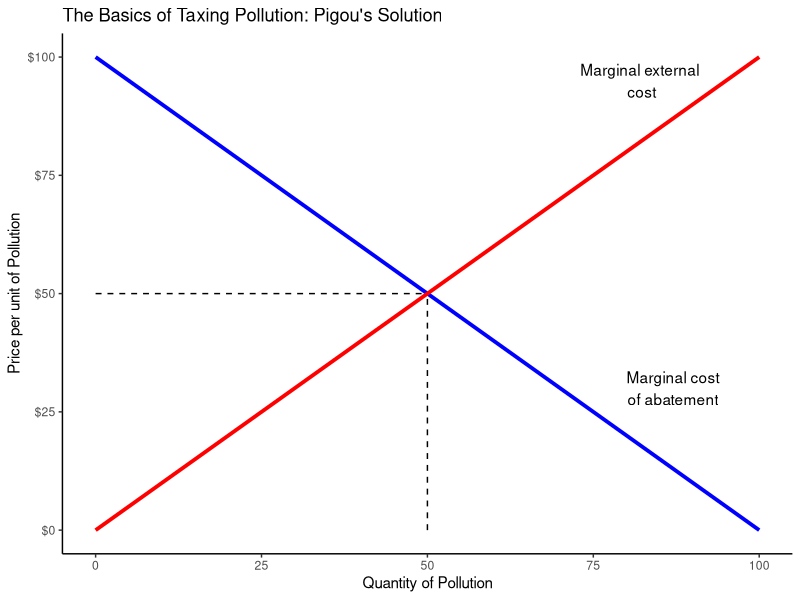
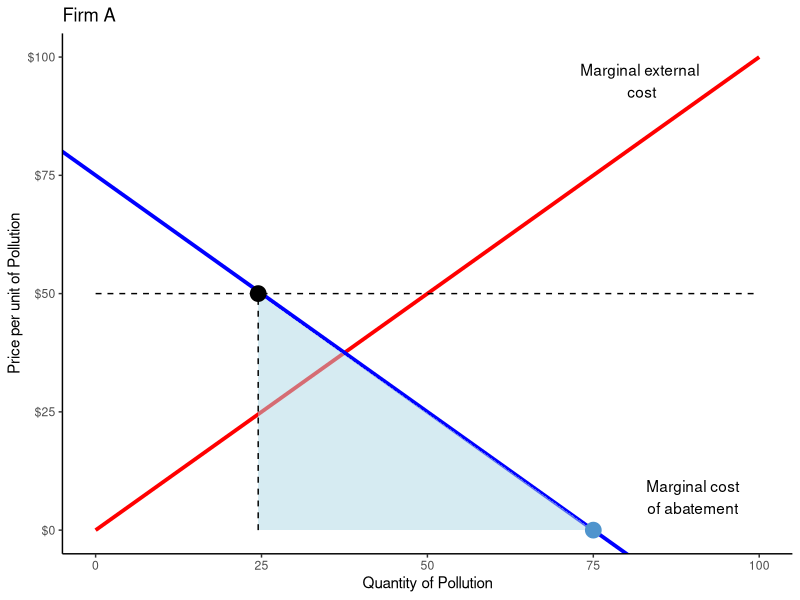
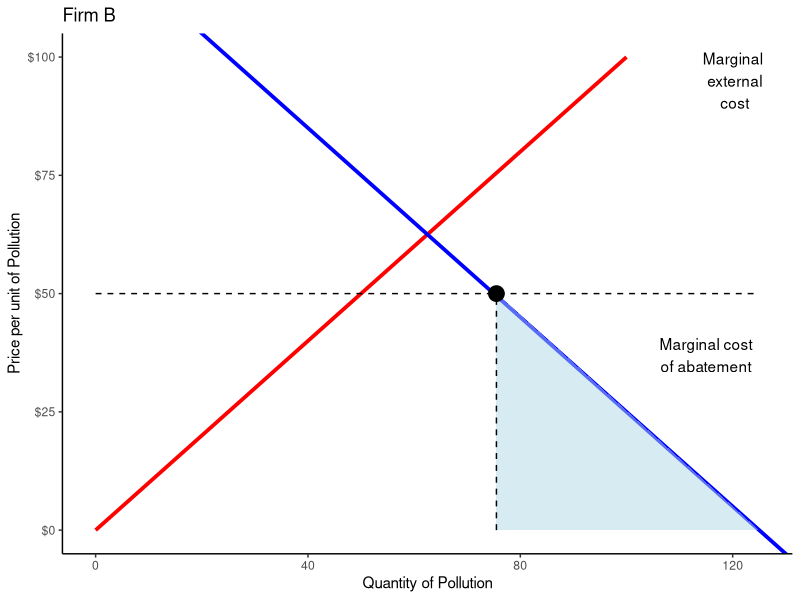

Write the R code that produced these figures, in order. (Note: this script raises an error after producing the figures.)
## ---- chunk 1
##xaringan::inf_mr()
## For offline work: https://bookdown.org/yihui/rmarkdown/some-tips.html#working-offline
## Images not appearing? Put images folder inside the libs folder as that is the main data directory

library(tidyverse)
library(readxl)
##library(stargazer)
##library(kableExtra)
##library(modelr)

knitr::opts_chunk$set(echo = FALSE,
                      eval = TRUE,
                      error = FALSE,
                      message = FALSE,
                      warning = FALSE,
                      comment = NA)

library(gganimate)
## ---- chunk 2
## Let's build supply and demand curves that move with regulations increasing MC
## Have to install transformr for lines moving
library(gganimate)

d1 <- tibble(
  Quantity = 1:100,
  Supply1 = 12 + .5*Quantity,
  Supply2 = 42 + .5*Quantity,
  Demand = 100 - 1*Quantity
) |>
  pivot_longer(cols = Supply1:Supply2, names_to = "Scenario", values_to = "Value")

d1 |>
  ggplot(aes(x = Quantity)) +
  geom_line(aes(y = Demand), color = "red", size = 1.2) +
  geom_line(aes(y = Value), color = "blue", size = 1.2) +
  theme_classic() +
  coord_cartesian(xlim = c(0, 125)) +
  scale_x_continuous(breaks = seq(0, 100, 20)) +
  scale_y_continuous(breaks = seq(0, 100, 20), limits = c(0, 100)) +
  labs(x = "Quantity Produced", y = "Price per Widget",
       title = "C&C Regulations: Increasing the MCs") +
  annotate("text", x = 115, y = 5, label = "Demand", size = 5, color = "red", hjust = .5) +
  annotate("text", x = 119, y = 80, label = "Marginal\nCost", size = 5, color = "blue", hjust = .5) +
  transition_states(Scenario, wrap=FALSE) +
  shadow_wake(wake_length = .5, colour = "grey")
## ---- chunk 3
tibble(
  Abatement_cost = 0:100,
  Pollution = 0:100
) |>
  ggplot(aes(x = Pollution, y = Abatement_cost)) +
  geom_point(color = "white") +
  theme_classic() +
  scale_y_continuous(breaks = seq(0, 100, 25), labels = str_c("$", seq(0, 100, 25))) +
  labs(x = "Quantity of Pollution", y = "Price per unit of Pollution") +
  annotate("segment", x = 0, xend = 100, y = 100, yend = 0, color = "blue", size = 1.3) +
  annotate("text", x = 87, y = 30, label = "Marginal cost\nof abatement") +
  annotate("segment", x = 0, xend = 100, y = 0, yend = 100, color = "red", size = 1.3) +
  annotate("text", x = 82, y = 95, label = "Marginal external\n cost") +
  annotate("segment", x = 50, xend = 50, y = 0, yend = 50, linetype = "dashed") +
  annotate("segment", x = 0, xend = 50, y = 50, yend = 50, linetype = "dashed") +
  ggtitle("The Basics of Taxing Pollution: Pigou's Solution")
## ---- chunk 4
## Niskanen examples in Fig 2a and 2b
## Green tax approach: $50 tax
p3 <- tibble(
  Abatement_cost = 0:100,
  Pollution = 0:100
) |>
  ggplot(aes(x = Pollution, y = Abatement_cost)) +
  geom_point(color = "white") +
  theme_classic() +
  #coord_cartesian(xlim = c(0, 125)) +
  #scale_x_continuous(breaks = seq(0, 100, 25), limits = c(0,100)) +
  scale_y_continuous(breaks = seq(0, 100, 25), labels = str_c("$", seq(0, 100, 25))) +
  labs(x = "Quantity of Pollution", y = "Price per unit of Pollution") 

p4a <- p3 +
  annotate("segment", x = 0, xend = 100, y = 0, yend = 100, color = "red", size = 1.3) +
  annotate("text", x = 82, y = 95, label = "Marginal external\n cost") +
  geom_abline(intercept = 75, slope = -1, color = "blue", size = 1.3) +
  annotate("text", x = 90, y = 7, label = "Marginal cost\nof abatement") +
  ggtitle("Firm A") 

p4a +
  annotate("polygon", x = c(24.5, 75, 24.5), y = c(0, 0, 50), fill = "lightblue", alpha = .5) +
  annotate("point", x = 75, y = 0, size = 5, color = "steelblue3") +
  annotate("segment", x = 0, xend = 100, y = 50, yend = 50, linetype = "dashed") +
  annotate("point", x = 24.5, y = 50, size = 5) +
  annotate("segment", x = 24.5, xend = 24.5, y = 0, yend = 50, linetype = "dashed")
## ---- chunk 5
p4b <- p3 +
  annotate("segment", x = 0, xend = 100, y = 0, yend = 100, color = "red", size = 1.3) +
  annotate("text", x = 120, y = 95, label = "Marginal\n external\n cost") +
  geom_abline(intercept = 125, slope = -1, color = "blue", size = 1.3) +
  annotate("text", x = 115, y = 37, label = "Marginal cost\nof abatement") +
  ggtitle("Firm B") +
  coord_cartesian(xlim = c(0, 125))

p4b +
  annotate("polygon", x = c(75.5, 125, 75.5), y = c(0, 0, 50), fill = "lightblue", alpha = .5) +
  annotate("point", x = 75.5, y = 50, size = 5) +
  annotate("segment", x = 0, xend = 125, y = 50, yend = 50, linetype = "dashed") +
  annotate("segment", x = 75.5, xend = 75.5, y = 0, yend = 50, linetype = "dashed")
## ---- chunk 6
## ANIMATED: Falling Abatement Costs
d2 <- tibble(
  Quantity = 1:100,
  Abatement_cost1 = 100 + -1*Quantity,
  Abatement_cost2 = 80 + -1*Quantity,
  External_cost = 0 + 1*Quantity
) |>
  pivot_longer(cols = Abatement_cost1:Abatement_cost2, names_to = "Scenario", values_to = "Value") |>
  mutate(
    Emitted = if_else(Scenario == "Abatement_cost1", 50, 29),
    Taxed = 50
  )

d2 |>
  ggplot(aes(x = Quantity)) +
  geom_line(aes(y = External_cost), color = "red", size = 1.2) +
  geom_line(aes(y = Value), color = "blue", size = 1.2) +
  theme_classic() +
  #coord_cartesian(xlim = c(0, 125)) +
  scale_x_continuous(limits = c(0, 100)) +
  scale_y_continuous(breaks = seq(0, 100, 25), labels = str_c("$", seq(0, 100, 25)), limits = c(0, 100)) +
  labs(x = "Quantity of Pollution", y = "Price per unit of Pollution",
       title = "Lowering your abatements costs...") +
  annotate("segment", x = 0, xend = 100, y = 50, yend = 50, linetype = "dashed") +
  annotate("text", x = 87, y = 30, label = "Marginal cost\nof abatement") +
  annotate("text", x = 82, y = 95, label = "Marginal external\n cost") +
  transition_states(Scenario, wrap=FALSE) +
  #shadow_wake(wake_length = .25, colour = "grey") +
  geom_segment(aes(x = Emitted, xend = Emitted, y = 0, yend = Taxed), linetype = "dashed") +
  geom_point(aes(x = Emitted, y = Taxed), size = 5) +
  geom_point(aes(x = Emitted, y = Emitted), size = 5)
  # annotate("segment", x = 50, xend = 50, y = 0, yend = 50, linetype = "dashed") +
  # annotate("segment", x = 29, xend = 29, y = 0, yend = 50, linetype = "dashed")
## ---- chunk 7
## ANIMATED: Falling MC
d1 <- tibble(
  Quantity = 1:100,
  Supply1 = 42 + .5*Quantity,
  Supply2 = 22 + .5*Quantity,
  Demand = 100 - 1*Quantity
) |>
  pivot_longer(cols = Supply1:Supply2, names_to = "Scenario", values_to = "Value")

d1 |>
  ggplot(aes(x = Quantity)) +
  geom_line(aes(y = Demand), color = "red", size = 1.2) +
  geom_line(aes(y = Value), color = "blue", size = 1.2) +
  theme_classic() +
  coord_cartesian(xlim = c(0, 125)) +
  scale_x_continuous(breaks = seq(0, 100, 20)) +
  scale_y_continuous(breaks = seq(0, 100, 20), limits = c(0, 100)) +
  labs(x = "Quantity Produced", y = "Price per Widget",
       title = "...lowers your marginal costs overall") +
  annotate("text", x = 115, y = 5, label = "Demand", size = 5, color = "red", hjust = .5) +
  annotate("text", x = 119, y = 85, label = "Supply\n(MC)", size = 5, color = "blue", hjust = .5) +
  transition_states(Scenario, wrap=FALSE) #+
  #shadow_wake(wake_length = .5, colour = "grey")
## ---- chunk 8
## ANIMATED: Falling Abatement Costs
d3 <- tibble(
  Quantity = 1:100,
  Abatement_cost1 = 100 + -1*Quantity,
  Abatement_cost2 = 70 + -1*Quantity,
  External_cost = 0 + 1*Quantity
) |>
  pivot_longer(cols = Abatement_cost1:Abatement_cost2, names_to = "Scenario", values_to = "Value") |>
  mutate(
    Emitted = if_else(Scenario == "Abatement_cost1", 50, 35)
  )

d3 |>
  ggplot(aes(x = Quantity)) +
  geom_line(aes(y = External_cost), color = "red", size = 1.2) +
  geom_line(aes(y = Value), color = "blue", size = 1.2) +
  theme_classic() +
  scale_x_continuous(limits = c(0, 100)) +
  scale_y_continuous(breaks = seq(0, 100, 25), labels = str_c("$", seq(0, 100, 25)), limits = c(0, 100)) +
  labs(x = "Quantity of Pollution", y = "Price per unit of Pollution",
       title = "Green subsidies directly lower the abatement costs") +
  annotate("text", x = 87, y = 30, label = "Marginal cost\nof abatement") +
  annotate("text", x = 82, y = 95, label = "Marginal external\n cost") +
  transition_states(Scenario, wrap=FALSE) +
  #shadow_wake(wake_length = .05, colour = "grey") +
  geom_segment(aes(x = 0, xend = Emitted, y = Emitted, yend = Emitted), linetype = "dashed") +
  geom_segment(aes(x = Emitted, xend = Emitted, y = 0, yend = Emitted), linetype = "dashed") +
  geom_point(aes(x = Emitted, y = Emitted), size = 5)
## ---- chunk 9
## Dirty Firm: Animate decreasing demand line
library(gganimate)

d10a <- tibble(
  Quantity = 1:100,
  Demand1 = 100 - 1*Quantity,
  Demand2 = 80 - 1*Quantity,
  Supply = 0 + 1*Quantity
) |>
  pivot_longer(cols = Demand1:Demand2, names_to = "Scenario", values_to = "Value")

d10a |>
  ggplot(aes(x = Quantity)) +
  annotate("segment", x = 0, xend = 100, y = 100, yend = 0, color = "darkgrey", size = 1.25) +
  geom_line(aes(y = Value), color = "red", size = 1.2) +
  geom_line(aes(y = Supply), color = "blue", size = 1.2) +
  theme_classic() +
  coord_cartesian(xlim = c(0, 125)) +
  scale_x_continuous(breaks = seq(0, 100, 20)) +
  scale_y_continuous(breaks = seq(0, 100, 20), limits = c(0, 100)) +
  labs(x = "Quantity Produced", y = "Price per Widget",
       title = "Consumer Subsidies: Leaving a Dirty Firm Behind") +
  annotate("text", x = 115, y = 5, label = "Demand", size = 5, color = "red", hjust = .5) +
  annotate("text", x = 119, y = 85, label = "Supply\n(MC)", size = 5, color = "blue", hjust = .5) +
  transition_states(Scenario, wrap=FALSE)
## ---- chunk 10
## Cleaner Firm: Animate increasing demand line
d10b <- tibble(
  Quantity = 1:100,
  Demand1 = 100 - 1*Quantity,
  Demand2 = 120 - 1*Quantity,
  Supply = 0 + 1*Quantity
) |>
  pivot_longer(cols = Demand1:Demand2, names_to = "Scenario", values_to = "Value")

d10b |>
  ggplot(aes(x = Quantity)) +
  annotate("segment", x = 0, xend = 100, y = 100, yend = 0, color = "darkgrey", size = 1.25) +
  geom_line(aes(y = Value), color = "red", size = 1.2) +
  geom_line(aes(y = Supply), color = "blue", size = 1.2) +
  theme_classic() +
  coord_cartesian(xlim = c(0, 125)) +
  scale_x_continuous(breaks = seq(0, 100, 20)) +
  scale_y_continuous(breaks = seq(0, 100, 20), limits = c(0, 100)) +
  labs(x = "Quantity Produced", y = "Price per Widget",
       title = "Consumer Subsidies: Boosting a Clean Firm") +
  annotate("text", x = 115, y = 5, label = "Demand", size = 5, color = "red", hjust = .5) +
  annotate("text", x = 119, y = 85, label = "Supply\n(MC)", size = 5, color = "blue", hjust = .5) +
  transition_states(Scenario, wrap=FALSE)
## ---- chunk 11
knitr::include_graphics('libs/Images/12-1-consumers_v2.png')
## ---- chunk 12
knitr::include_graphics('libs/Images/12-1-manufacturing_v2.png')
## ---- chunk 13
knitr::include_graphics('libs/Images/12-1-Borenstein2016-FigA.png')
## ---- chunk 14
knitr::include_graphics('libs/Images/12-1-Borenstein2016-FigC.png')
## ---- chunk 15
## Non-refundable $1,000 Credit
nonref <- tibble(
  Policy = "Non-refundable",
  Taxes = seq(0, 2000, 100),
  Subsidy = 1000
  ) |>
  mutate(
    Net = if_else(Taxes - Subsidy < 0, Taxes, Subsidy)
  )

nonref |>
  ggplot(aes(x = Taxes, y = Net)) +
  geom_line(color = "red", size = 1.2) +
  labs(x = "Taxes Owed ($)", y = "Subsidy Received ($)",
       title = "Hypothetical $1k 'Green' Subsidy'") +
  theme_minimal() +
  annotate("text", x = 1800, y = 900, label = "Non-Refundable", color = "red")
## ---- chunk 16
library(readxl)
d <- read_excel("libs/Data/TaxPolicyCenter_No_Tax_2021.xlsx") |>
  mutate(
    Row = 1:11, 
    pct_nonpaying = pct_nonpaying/100,
    pct_joint = pct_joint/100,
    pct_wchildren = pct_wchildren/100
  )

d |>
  ggplot(aes(x = reorder(Income, Row), y = pct_nonpaying)) +
  geom_col(fill = "darkblue") +
  geom_hline(yintercept = seq(.25, .75, .25), color = "white") +
  coord_flip() +
  theme_minimal() +
  labs(x = "Income Level", y = "",
       title = "All Tax Units with Zero Income Tax (2021)",
       caption = "Source: Tax Policy Center") +
  scale_y_continuous(labels = scales::percent_format())
## ---- chunk 17
d |>
  pivot_longer(cols = c(pct_nonpaying, pct_wchildren), names_to = "Category", values_to = "Values") |>
  mutate(
    Category = if_else(Category == "pct_wchildren", "With Children", "All Filers")
  ) |>
  ggplot(aes(x = reorder(Income, Row), y = Values, fill = Category)) +
  geom_col(position = "dodge") +
  geom_hline(yintercept = seq(.25, .75, .25), color = "white") +
  coord_flip() +
  theme_minimal() +
  labs(x = "Income Level", y = "",
       title = "All Tax Units with Zero Income Tax (2021)",
       caption = "Source: Tax Policy Center",
       fill = "") +
  scale_y_continuous(labels = scales::percent_format()) +
  scale_fill_manual(values = c("red", "blue"))  +
  guides(fill = guide_legend(reverse = TRUE))
## ---- chunk 18
## Non-refundable $1,000 Credit
ref <- tibble(
  Policy = "Refundable",
  Taxes = seq(0, 2000, 100),
  Subsidy = 1000
  ) |>
  mutate(
    Net = 1000
  )

rbind(nonref, ref) |>
  ggplot(aes(x = Taxes, y = Net, color = Policy, linetype = Policy)) +
  geom_line(size = 1.2) +
  labs(x = "Taxes Owed ($)", y = "Subsidy Received ($)",
       title = "Hypothetical $1k 'Green' Subsidy'") +
  theme_minimal() +
  annotate("text", x = 1800, y = 900, label = "Non-Refundable", color = "red") +
    annotate("text", x = 200, y = 900, label = "Refundable", color = "blue") +
  guides(color = "none", linetype = "none") +
  scale_color_manual(values = c("red", "blue"))
